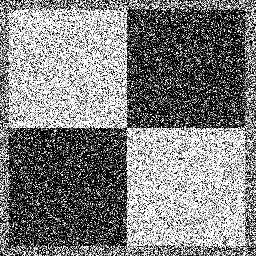
#> input picture AS1/ps1-input0-noise.png, 256 x 256 px
$ python PS1-3-code.py   (older library calls are emulated)
#> lines starting #> are read from the running program, lines starting #| are printed output that depends on the picture; after the words box and inside, x2 and y2 are one past the last pixel; in counts of white or black regions, pixels touching at a corner belong together
import cv2

from scipy import ndimage
from scipy import misc
import numpy as np
import math as mtugh
import matplotlib.pyplot as plt
import matplotlib.image as mpimg
from skimage.feature import peak_local_max
from skimage import io
from skimage.draw import circle, ellipse_perimeter

def hough_transform(image):
    # Initialize empty accumulator (filled with 0)
    # 2 * diag length : for positive and negative max distance. 0 being diag_len
    # 180 because theta from 0 to 180
    width = image.shape[1]
    height = image.shape[0]

    diag_len = np.ceil(np.sqrt(width * width + height * height)) # max distance for rho = length of diag
    rho_range = int(2*diag_len)
    hough_accu = np.zeros([rho_range, 180])

    # get i and j indexes for all indexes
    j_indexes, i_indexes = np.nonzero(image)

    # Browsing into each pixel of edges picture
    for k in range(len(j_indexes)):
        # getting indexes of edge
        i = i_indexes[k]
        j = j_indexes[k]

        # voting : for each value of theta
        for theta in range(0, 180):
            rho = int(np.round(i * np.cos(np.deg2rad(theta)) + j * np.sin(np.deg2rad(theta))) + diag_len)# positive index for rho
            hough_accu[rho, theta] += 1

    return hough_accu

# Peak finding
def peak_finding(hough_accu, min_distance = 45, max_peaks = 6, title ='Hough Transform', path = './trash.png'):

    coordinates = peak_local_max(hough_accu, min_distance=min_distance,
                                 exclude_border = False, num_peaks =max_peaks)
    loca_maxs_rho = coordinates[:, 0]
    loca_maxs_theta = coordinates[:, 1]
    plt.imshow(hough_accu, cmap='gray',aspect='auto')
    plt.title(title)

    # Annotate local maximum
    for i in range(len(loca_maxs_rho)):
        plt.annotate('X',xy=(loca_maxs_theta[i],loca_maxs_rho[i]), arrowprops=dict(facecolor='yellow', shrink=0.05),)
    plt.savefig(path)
    #plt.show()
    return loca_maxs_rho, loca_maxs_theta


def draw_line(image, loca_maxs_rho, loca_maxs_theta, rgb = (0,255,0)):
    image_copy = image.copy()
    width = image_copy.shape[1]
    height = image_copy.shape[0]
    diag_len = np.ceil(np.sqrt(width * width + height * height))
    for j in range(len(loca_maxs_rho)):
        rho = loca_maxs_rho[j] - diag_len
        theta = loca_maxs_theta[j]
        a = np.cos(np.deg2rad(theta))
        b = np.sin(np.deg2rad(theta))
        x1=int(a*rho - diag_len*b)
        y1=int(b*rho + diag_len*a)
        x2=int(a*rho + diag_len*b)
        y2=int(b*rho - diag_len*a)
        #print(x1,y1,x2,y2)
        cv2.line(image_copy, (x1,y1),(x2,y2), rgb, 3) # green line
        #print('Line {} | rho = {} theta = {}'.format(j,loca_maxs_rho[j], loca_maxs_theta[j]))
        plt.imshow(image_copy)
        plt.title('Detected Line')

    #plt.show()
    return image_copy

ps1_input0_noised = cv2.imread('./ps1-input0-noise.png')
#> ps1_input0_noised is the input picture: shape (256, 256, 3); min 0, max 255, mean 127.6
plt.imshow(ps1_input0_noised, cmap ='gray')
plt.show()

ps1_input0_gaussian = ndimage.filters.gaussian_filter(ps1_input0_noised, sigma=3)
plt.imshow(ps1_input0_gaussian, cmap = 'gray')
plt.show()
misc.imsave('./output/ps1-3-a-1.png', ps1_input0_gaussian)


# to avoid noise, we need to set a treshold high enough.
# But not too high so we keep all the edge lines
ps1_input0_noised_edges = cv2.Canny(ps1_input0_noised,500,1100)
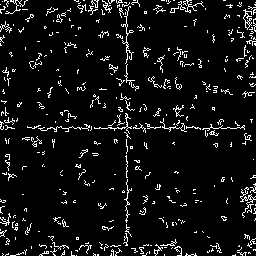
#> ps1_input0_noised_edges: shape (256, 256); 6.8% white in thin lines or dots
plt.imshow(ps1_input0_noised_edges, cmap = 'gray')
plt.title('Edge detected on ps1_input0_noise')
plt.show()
misc.imsave('./output/ps1-3-b-1.png', ps1_input0_noised_edges)
# easy to see the cross line ine the midle. But boundaries are hard to detect from noise.

# Now applying on the smoothed version
ps1_input0_gaussian_edges = cv2.Canny(ps1_input0_gaussian, 0, 80)
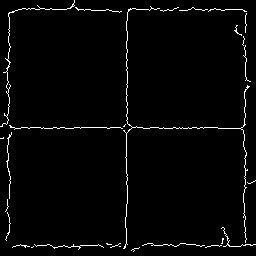
#> ps1_input0_gaussian_edges: shape (256, 256); 2.4% white in thin lines or dots
plt.imshow(ps1_input0_gaussian_edges, cmap='gray')
plt.title('Edge detected on ps1_input0_noise smoothed')
plt.show()
misc.imsave('./output/ps1-3-b-2.png', ps1_input0_gaussian_edges)
# no need to set a particular low_treshold; noise is already relatively nicely avoided.
# thanks to gaussian filter

hough_accu_noised = hough_transform(ps1_input0_noised_edges)
#> in hough_transform, `j_indexes, i_indexes = np.nonzero(image)`: j_indexes = 4471 values from 0 to 255; i_indexes = 4471 values, max 255 at index 132, min 0 at index 168, mean 128.4
#> the loop in hough_transform, `for k in range(len(j_indexes)):` made 4471 passes
#> (i, j) on passes 1 to 3: (4, 0), (5, 0), (6, 0)
#> after the loop in hough_transform, `for k in range(len(j_indexes)):`:
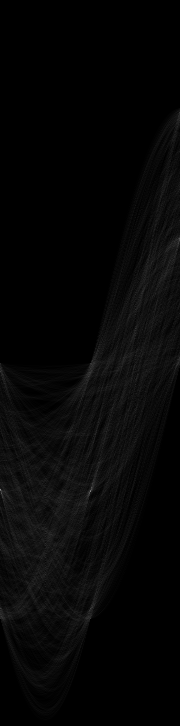
#> hough_accu: shape (726, 180) float64; min 0, max 135, mean 6.2
loca_maxs_rho, loca_maxs_theta = peak_finding(hough_accu_noised, max_peaks=7,
                                              title = 'Hough Transform of input0_noise')
#> in peak_finding, `coordinates = peak_local_max(hough_accu, min_distance=min_distance, ex..`: coordinates = [[489, 0], [491, 90], [238, 179], [608, 90], [371, 0], [376, 88], [608, 0]]
#> in peak_finding, `loca_maxs_rho = coordinates[:, 0]`: loca_maxs_rho = [489, 491, 238, 608, 371, 376, 608]
#> in peak_finding, `loca_maxs_theta = coordinates[:, 1]`: loca_maxs_theta = [0, 90, 179, 90, 0, 88, 0]
#> the loop in peak_finding, `for i in range(len(loca_maxs_rho)):` made 7 passes
#> loca_maxs_rho = [489, 491, 238, 608, 371, 376, 608]; loca_maxs_theta = [0, 90, 179, 90, 0, 88, 0]

ps1_3_c_4 = draw_line(ps1_input0_noised, loca_maxs_rho, loca_maxs_theta)
#> the loop in draw_line, `for j in range(len(loca_maxs_rho)):` made 7 passes
#> (rho, theta, a, b, x1, y1, x2, y2) on passes 1 to 7: (126, 0, 1, 0, 126, 363, 126, -363), (128, 90, 6.12e-17, 1, -363, 128, 363, 127), (-125, 179, -1, 0.0175, 118, -365, 131, 360), (245, 90, 6.12e-17, 1, -363, 245, 363, 244), (8, 0, 1, 0, 8, 363, 8, -363), (13, 88, 0.0349, 0.999, -362, 25, 363, 0), (245, 0, 1, 0, 245, 363, 245, -363)
#> after the loop in draw_line, `for j in range(len(loca_maxs_rho)):`:
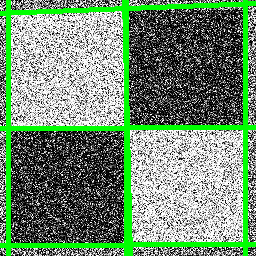
#> image_copy: shape (256, 256, 3); 11.96% of pixels changed, all inside (x1, y1, x2, y2) = (0, 0, 256, 256)


hough_accu_gaussian = hough_transform(ps1_input0_gaussian_edges)
#> the loop in hough_transform (call 2), `for k in range(len(j_indexes)):` made 1559 passes
#> (i, j) on passes 1 to 3: (74, 0), (74, 1), (74, 2)
loca_maxs_rho, loca_maxs_theta = peak_finding(hough_accu_gaussian,
                                              title='Hough Transform of input0_noise gaussian',
                                             path = './output/ps1_3_c_1.png')
#> call 2 of peak_finding, with min_distance = 45, max_peaks = 6, title = 'Hough Transform of input0_noise gaussian', path = './output/ps1_3_c_1.png'
#> in peak_finding (call 2), `coordinates = peak_local_max(hough_accu, min_distance=min_distance, ex..`: coordinates = [[489, 0], [490, 90], [372, 90], [608, 0], [608, 90], [372, 0]]
#> in peak_finding (call 2), `loca_maxs_rho = coordinates[:, 0]`: loca_maxs_rho = [489, 490, 372, 608, 608, 372]
#> in peak_finding (call 2), `loca_maxs_theta = coordinates[:, 1]`: loca_maxs_theta = [0, 90, 90, 0, 90, 0]
#> the loop in peak_finding (call 2), `for i in range(len(loca_maxs_rho)):` made 6 passes
#> in peak_finding (call 2), `plt.savefig(path)`:
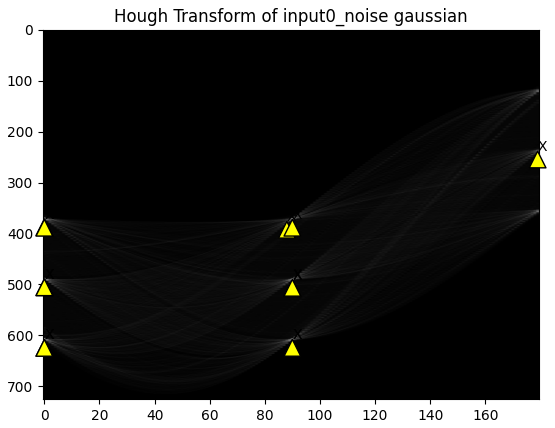
#> figure drawn by matplotlib, 1 panel
#> loca_maxs_rho = [489, 490, 372, 608, 608, 372]; loca_maxs_theta = [0, 90, 90, 0, 90, 0]
ps1_3_c_2 = draw_line(ps1_input0_gaussian, loca_maxs_rho, loca_maxs_theta)
#> call 2 of draw_line, with loca_maxs_rho = array of shape (6,), loca_maxs_theta = array of shape (6,), rgb = (0, 255, 0)
#> the loop in draw_line (call 2), `for j in range(len(loca_maxs_rho)):` made 6 passes
#> (rho, theta, a, b, x1, y1, x2, y2) on passes 1 to 6: (126, 0, 1, 0, 126, 363, 126, -363), (127, 90, 6.12e-17, 1, -363, 127, 363, 126), (9, 90, 6.12e-17, 1, -363, 9, 363, 8), (245, 0, 1, 0, 245, 363, 245, -363), (245, 90, 6.12e-17, 1, -363, 245, 363, 244), (9, 0, 1, 0, 9, 363, 9, -363)
#> after the loop in draw_line (call 2), `for j in range(len(loca_maxs_rho)):`:
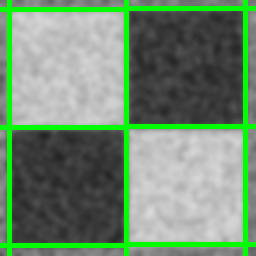
#> image_copy: shape (256, 256, 3); mean B, G, R 112.1, 141.1, 112.1

misc.imsave('./output/ps1-3-c-2.png', ps1_3_c_2)
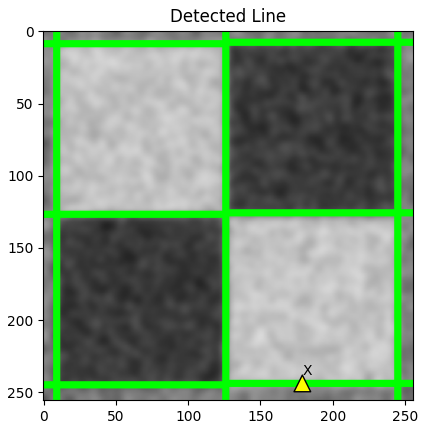
#> figure drawn by matplotlib, 1 panel

$ run again, with AS1/target.png copied over AS1/ps1-input0-noise.png
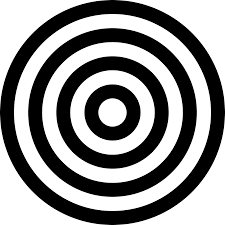
#> input picture AS1/target.png, 225 x 225 px
#> ps1_input0_noised is the input picture: shape (225, 225, 3); min 0, max 255, mean 143.7
#> ps1_input0_noised_edges: shape (225, 225); 7.1% white in thin lines or dots
#> ps1_input0_gaussian_edges: shape (225, 225); 7.2% white in thin lines or dots
#> j_indexes = 3579 values from 0 to 224; i_indexes = 3579 values, max 224 at index 1571, min 0 at index 1547, mean 112
#> the loop in hough_transform, `for k in range(len(j_indexes)):` made 3579 passes
#> (i, j) on passes 1 to 3: (98, 0), (99, 0), (100, 0)
#> after the loop in hough_transform, `for k in range(len(j_indexes)):`:
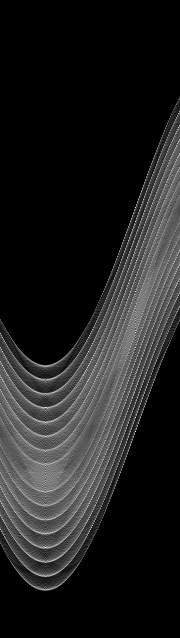
#> hough_accu: shape (638, 180) float64; min 0, max 45, mean 5.6; drawn with min black and max white
#> coordinates = [[407, 45], [207, 135], [431, 135], [547, 45], [291, 135], [347, 135], [141, 178]]
#> in peak_finding, `loca_maxs_rho = coordinates[:, 0]`: loca_maxs_rho = [407, 207, 431, 547, 291, 347, 141]
#> in peak_finding, `loca_maxs_theta = coordinates[:, 1]`: loca_maxs_theta = [45, 135, 135, 45, 135, 135, 178]
#> the loop in peak_finding, `for i in range(len(loca_maxs_rho)):` made 7 passes
#> `loca_maxs_rho, loca_maxs_theta = peak_finding(hough_accu_noised, max_p..`: loca_maxs_rho = [407, 207, 431, 547, 291, 347, 141]; loca_maxs_theta = [45, 135, 135, 45, 135, 135, 178]
#> the loop in draw_line, `for j in range(len(loca_maxs_rho)):` made 7 passes
#> (rho, theta, a, b, x1, y1, x2, y2) on passes 1 to 7: (88, 45, 0.707, 0.707, -163, 287, 287, -163), (-112, 135, -0.707, 0.707, -146, -304, 304, 146), (112, 135, -0.707, 0.707, -304, -146, 146, 304), (228, 45, 0.707, 0.707, -64, 386, 386, -64), (-28, 135, -0.707, 0.707, -205, -245, 245, 205), (28, 135, -0.707, 0.707, -245, -205, 205, 245), (-178, 178, -0.999, 0.0349, 166, -325, 189, 312)
#> the loop in hough_transform (call 2), `for k in range(len(j_indexes)):` made 3634 passes
#> (i, j) on passes 1 to 3: (103, 1), (104, 1), (120, 1)
#> the loop in peak_finding (call 2), `for i in range(len(loca_maxs_rho)):` made 6 passes
#> `loca_maxs_rho, loca_maxs_theta = peak_finding(hough_accu_gaussian, tit..`: loca_maxs_rho = [207, 431, 533, 407, 361, 277]; loca_maxs_theta = [135, 135, 45, 45, 135, 135]
#> the loop in draw_line (call 2), `for j in range(len(loca_maxs_rho)):` made 6 passes
#> (rho, theta, a, x1, y1, x2, y2) on passes 1 to 6: (-112, 135, -0.707, -146, -304, 304, 146), (112, 135, -0.707, -304, -146, 146, 304), (214, 45, 0.707, -74, 376, 376, -74), (88, 45, 0.707, -163, 287, 287, -163), (42, 135, -0.707, -255, -195, 195, 255), (-42, 135, -0.707, -195, -255, 255, 195)
#> `misc.imsave('./output/ps1-3-c-2.png', ps1_3_c_2)`:
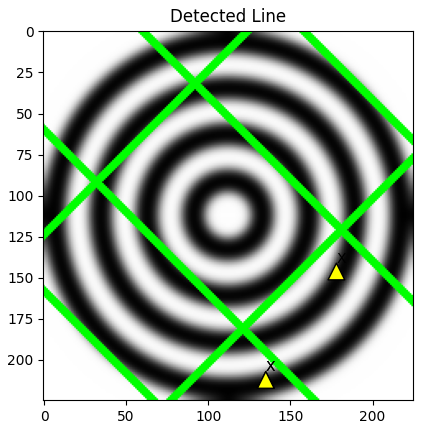
#> figure drawn by matplotlib, 1 panel
